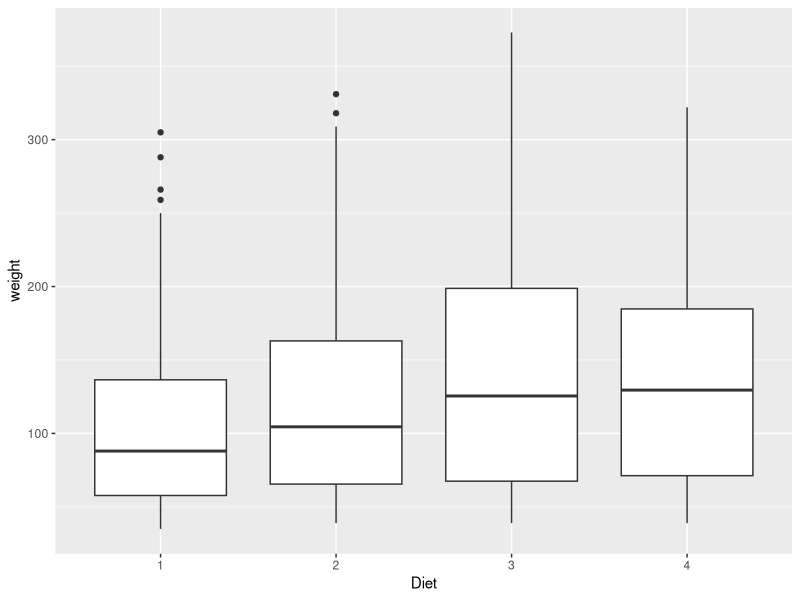
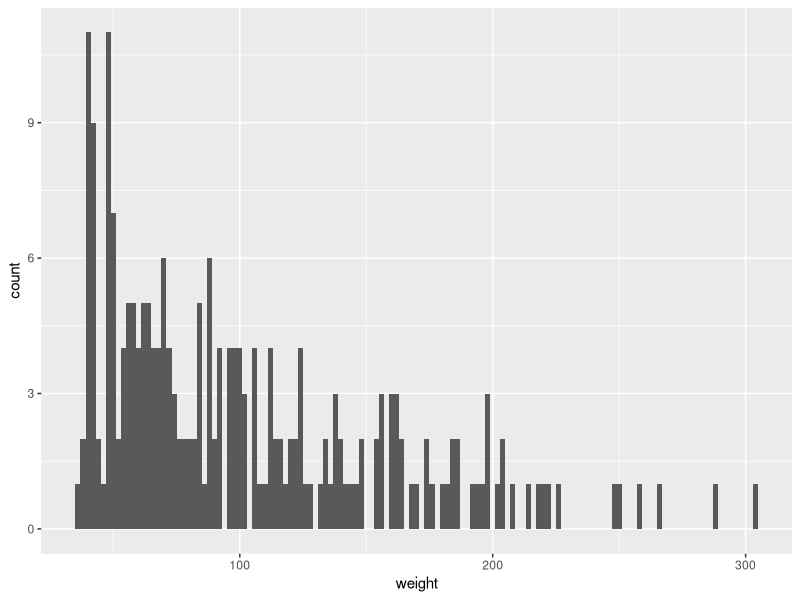
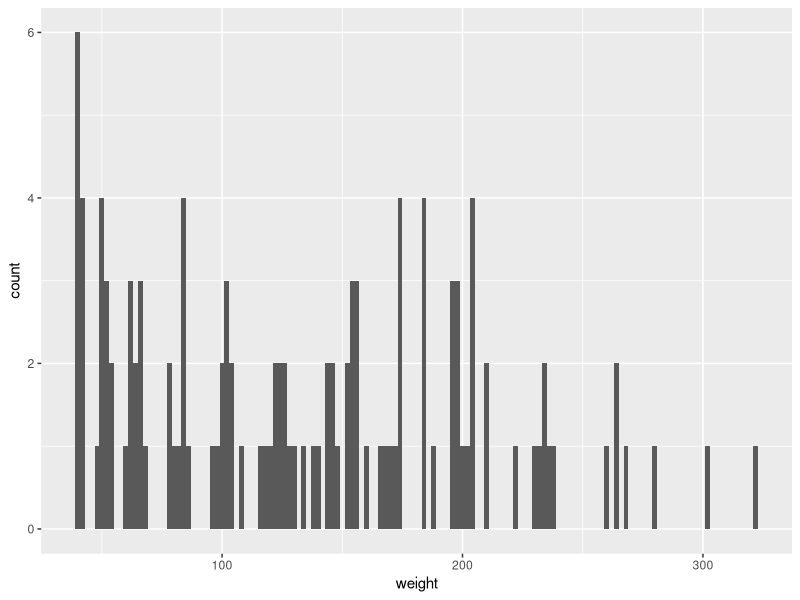
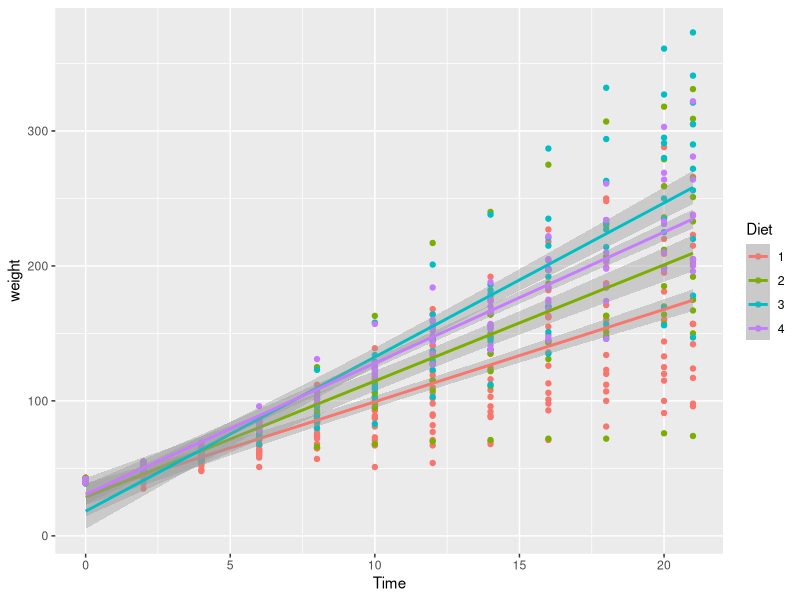

Here is the R script that generated these plots, in order:
#(i)
summary(ChickWeight)

#(ii)
library(ggplot2)
ggplot(ChickWeight, aes(x=Diet, y=weight)) + 
  geom_boxplot()

#(iii)
ggplot(ChickWeight[ChickWeight$Diet==1,], aes(x=weight)) + 
  geom_histogram(binwidth=2)

#(iv)
ggplot(ChickWeight[ChickWeight$Diet==4,], aes(x=weight)) + 
  geom_histogram(binwidth=2)

#(v)
ggplot(ChickWeight, aes(x=Time, y=weight, color=Diet)) + 
  geom_point() + 
  geom_smooth(method=lm)
